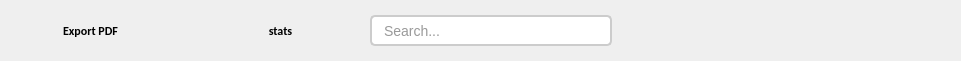
   <widget class="QWidget" name="widget_4" native="true">
    <property name="geometry">
     <rect>
      <x>370</x>
      <y>180</y>
      <width>961</width>
      <height>61</height>
     </rect>
    </property>
    <property name="styleSheet">
     <string notr="true">/* Initially transparent background */

/*QWidget { background-color: #E0E0E1;
}*/
QPushButton {
    background-color: transparent; 
    color: black;

    border-radius: 10px;
    padding: 10px 20px;
    font-weight: bold;
    font-family: Calibri, sans-serif;
}

/* Hover effect */
QPushButton:hover {
  
    border: 3px solid #141E46;
    color: black;
}

/* Pressed effect */
QPushButton:pressed {
    background-color: #141E46;
    border: 2px solid #141E46;
    padding: 9px 19px;
    color: white;
}

/* Checked effect */
QPushButton:checked {
    background-color: #64a1c2; /* Your desired color */
    border: none; /* Remove the border if needed */
}
QLineEdit {
    background-color: #FFFFFF; /* Background color */
    border: 2px solid #CCCCCC; /* Border color */
    border-radius: 5px; /* Border radius */
    padding: 7px 10px; /* Padding */
    font-size: 14px; /* Font size */
    color: #333333; /* Text color */
}

QLineEdit:hover {
    border-color: #999999; /* Border color on hover */
}

QLineEdit:focus {
    border-color: #0078D4; /* Border color when focused */
}
#widget_4 { 
background-color: #FCFCFF; /* Adjusted background color */
    border-width: 2px;
    border-style: solid;
    border-color: #242E42; /* Same border color as other elements */
    border-radius: 5px; /* Adding border radius */
 }</string>
    </property>
    <widget class="QPushButton" name="pdfButton_5">
     <property name="geometry">
      <rect>
       <x>20</x>
       <y>10</y>
       <width>141</width>
       <height>41</height>
      </rect>
     </property>
     <property name="palette">
      <palette>
       <active>
        <colorrole role="WindowText">
         <brush brushstyle="SolidPattern">
          <color alpha="255">
           <red>0</red>
           <green>0</green>
           <blue>0</blue>
          </color>
         </brush>
        </colorrole>
        <colorrole role="Button">
         <brush brushstyle="SolidPattern">
          <color alpha="0">
           <red>0</red>
           <green>0</green>
           <blue>0</blue>
          </color>
         </brush>
        </colorrole>
        <colorrole role="Light">
         <brush brushstyle="SolidPattern">
          <color alpha="255">
           <red>255</red>
           <green>255</green>
           <blue>255</blue>
          </color>
         </brush>
        </colorrole>
        <colorrole role="Midlight">
         <brush brushstyle="SolidPattern">
          <color alpha="255">
           <red>255</red>
           <green>255</green>
           <blue>255</blue>
          </color>
         </brush>
        </colorrole>
        <colorrole role="Dark">
         <brush brushstyle="SolidPattern">
          <color alpha="255">
           <red>127</red>
           <green>127</green>
           <blue>127</blue>
          </color>
         </brush>
        </colorrole>
        <colorrole role="Mid">
         <brush brushstyle="SolidPattern">
          <color alpha="255">
           <red>170</red>
           <green>170</green>
           <blue>170</blue>
          </color>
         </brush>
        </colorrole>
        <colorrole role="Text">
         <brush brushstyle="SolidPattern">
          <color alpha="255">
           <red>0</red>
           <green>0</green>
           <blue>0</blue>
          </color>
         </brush>
        </colorrole>
        <colorrole role="BrightText">
         <brush brushstyle="SolidPattern">
          <color alpha="255">
           <red>255</red>
           <green>255</green>
           <blue>255</blue>
          </color>
         </brush>
        </colorrole>
        <colorrole role="ButtonText">
         <brush brushstyle="SolidPattern">
          <color alpha="255">
           <red>0</red>
           <green>0</green>
           <blue>0</blue>
          </color>
         </brush>
        </colorrole>
        <colorrole role="Base">
         <brush brushstyle="SolidPattern">
          <color alpha="0">
           <red>0</red>
           <green>0</green>
           <blue>0</blue>
          </color>
         </brush>
        </colorrole>
        <colorrole role="Window">
         <brush brushstyle="SolidPattern">
          <color alpha="0">
           <red>0</red>
           <green>0</green>
           <blue>0</blue>
          </color>
         </brush>
        </colorrole>
        <colorrole role="Shadow">
         <brush brushstyle="SolidPattern">
          <color alpha="255">
           <red>0</red>
           <green>0</green>
           <blue>0</blue>
          </color>
         </brush>
        </colorrole>
        <colorrole role="AlternateBase">
         <brush brushstyle="SolidPattern">
          <color alpha="255">
           <red>255</red>
           <green>255</green>
           <blue>255</blue>
          </color>
         </brush>
        </colorrole>
        <colorrole role="ToolTipBase">
         <brush brushstyle="SolidPattern">
          <color alpha="255">
           <red>255</red>
           <green>255</green>
           <blue>220</blue>
          </color>
         </brush>
        </colorrole>
        <colorrole role="ToolTipText">
         <brush brushstyle="SolidPattern">
          <color alpha="255">
           <red>0</red>
           <green>0</green>
           <blue>0</blue>
          </color>
         </brush>
        </colorrole>
        <colorrole role="PlaceholderText">
         <brush brushstyle="SolidPattern">
          <color alpha="128">
           <red>0</red>
           <green>0</green>
           <blue>0</blue>
          </color>
         </brush>
        </colorrole>
       </active>
       <inactive>
        <colorrole role="WindowText">
         <brush brushstyle="SolidPattern">
          <color alpha="255">
           <red>0</red>
           <green>0</green>
           <blue>0</blue>
          </color>
         </brush>
        </colorrole>
        <colorrole role="Button">
         <brush brushstyle="SolidPattern">
          <color alpha="0">
           <red>0</red>
           <green>0</green>
           <blue>0</blue>
          </color>
         </brush>
        </colorrole>
        <colorrole role="Light">
         <brush brushstyle="SolidPattern">
          <color alpha="255">
           <red>255</red>
           <green>255</green>
           <blue>255</blue>
          </color>
         </brush>
        </colorrole>
        <colorrole role="Midlight">
         <brush brushstyle="SolidPattern">
          <color alpha="255">
           <red>255</red>
           <green>255</green>
           <blue>255</blue>
          </color>
         </brush>
        </colorrole>
        <colorrole role="Dark">
         <brush brushstyle="SolidPattern">
          <color alpha="255">
           <red>127</red>
           <green>127</green>
           <blue>127</blue>
          </color>
         </brush>
        </colorrole>
        <colorrole role="Mid">
         <brush brushstyle="SolidPattern">
          <color alpha="255">
           <red>170</red>
           <green>170</green>
           <blue>170</blue>
          </color>
         </brush>
        </colorrole>
        <colorrole role="Text">
         <brush brushstyle="SolidPattern">
          <color alpha="255">
           <red>0</red>
           <green>0</green>
           <blue>0</blue>
          </color>
         </brush>
        </colorrole>
        <colorrole role="BrightText">
         <brush brushstyle="SolidPattern">
          <color alpha="255">
           <red>255</red>
           <green>255</green>
           <blue>255</blue>
          </color>
         </brush>
        </colorrole>
        <colorrole role="ButtonText">
         <brush brushstyle="SolidPattern">
          <color alpha="255">
           <red>0</red>
           <green>0</green>
           <blue>0</blue>
          </color>
         </brush>
        </colorrole>
        <colorrole role="Base">
         <brush brushstyle="SolidPattern">
          <color alpha="0">
           <red>0</red>
           <green>0</green>
           <blue>0</blue>
          </color>
         </brush>
        </colorrole>
        <colorrole role="Window">
         <brush brushstyle="SolidPattern">
          <color alpha="0">
           <red>0</red>
           <green>0</green>
           <blue>0</blue>
          </color>
         </brush>
        </colorrole>
        <colorrole role="Shadow">
         <brush brushstyle="SolidPattern">
          <color alpha="255">
           <red>0</red>
           <green>0</green>
           <blue>0</blue>
          </color>
         </brush>
        </colorrole>
        <colorrole role="AlternateBase">
         <brush brushstyle="SolidPattern">
          <color alpha="255">
           <red>255</red>
           <green>255</green>
           <blue>255</blue>
          </color>
         </brush>
        </colorrole>
        <colorrole role="ToolTipBase">
         <brush brushstyle="SolidPattern">
          <color alpha="255">
           <red>255</red>
           <green>255</green>
           <blue>220</blue>
          </color>
         </brush>
        </colorrole>
        <colorrole role="ToolTipText">
         <brush brushstyle="SolidPattern">
          <color alpha="255">
           <red>0</red>
           <green>0</green>
           <blue>0</blue>
          </color>
         </brush>
        </colorrole>
        <colorrole role="PlaceholderText">
         <brush brushstyle="SolidPattern">
          <color alpha="128">
           <red>0</red>
           <green>0</green>
           <blue>0</blue>
          </color>
         </brush>
        </colorrole>
       </inactive>
       <disabled>
        <colorrole role="WindowText">
         <brush brushstyle="SolidPattern">
          <color alpha="255">
           <red>0</red>
           <green>0</green>
           <blue>0</blue>
          </color>
         </brush>
        </colorrole>
        <colorrole role="Button">
         <brush brushstyle="SolidPattern">
          <color alpha="0">
           <red>0</red>
           <green>0</green>
           <blue>0</blue>
          </color>
         </brush>
        </colorrole>
        <colorrole role="Light">
         <brush brushstyle="SolidPattern">
          <color alpha="255">
           <red>255</red>
           <green>255</green>
           <blue>255</blue>
          </color>
         </brush>
        </colorrole>
        <colorrole role="Midlight">
         <brush brushstyle="SolidPattern">
          <color alpha="255">
           <red>255</red>
           <green>255</green>
           <blue>255</blue>
          </color>
         </brush>
        </colorrole>
        <colorrole role="Dark">
         <brush brushstyle="SolidPattern">
          <color alpha="255">
           <red>127</red>
           <green>127</green>
           <blue>127</blue>
          </color>
         </brush>
        </colorrole>
        <colorrole role="Mid">
         <brush brushstyle="SolidPattern">
          <color alpha="255">
           <red>170</red>
           <green>170</green>
           <blue>170</blue>
          </color>
         </brush>
        </colorrole>
        <colorrole role="Text">
         <brush brushstyle="SolidPattern">
          <color alpha="255">
           <red>0</red>
           <green>0</green>
           <blue>0</blue>
          </color>
         </brush>
        </colorrole>
        <colorrole role="BrightText">
         <brush brushstyle="SolidPattern">
          <color alpha="255">
           <red>255</red>
           <green>255</green>
           <blue>255</blue>
          </color>
         </brush>
        </colorrole>
        <colorrole role="ButtonText">
         <brush brushstyle="SolidPattern">
          <color alpha="255">
           <red>0</red>
           <green>0</green>
           <blue>0</blue>
          </color>
         </brush>
        </colorrole>
        <colorrole role="Base">
         <brush brushstyle="SolidPattern">
          <color alpha="0">
           <red>0</red>
           <green>0</green>
           <blue>0</blue>
          </color>
         </brush>
        </colorrole>
        <colorrole role="Window">
         <brush brushstyle="SolidPattern">
          <color alpha="0">
           <red>0</red>
           <green>0</green>
           <blue>0</blue>
          </color>
         </brush>
        </colorrole>
        <colorrole role="Shadow">
         <brush brushstyle="SolidPattern">
          <color alpha="255">
           <red>0</red>
           <green>0</green>
           <blue>0</blue>
          </color>
         </brush>
        </colorrole>
        <colorrole role="AlternateBase">
         <brush brushstyle="SolidPattern">
          <color alpha="255">
           <red>255</red>
           <green>255</green>
           <blue>255</blue>
          </color>
         </brush>
        </colorrole>
        <colorrole role="ToolTipBase">
         <brush brushstyle="SolidPattern">
          <color alpha="255">
           <red>255</red>
           <green>255</green>
           <blue>220</blue>
          </color>
         </brush>
        </colorrole>
        <colorrole role="ToolTipText">
         <brush brushstyle="SolidPattern">
          <color alpha="255">
           <red>0</red>
           <green>0</green>
           <blue>0</blue>
          </color>
         </brush>
        </colorrole>
        <colorrole role="PlaceholderText">
         <brush brushstyle="SolidPattern">
          <color alpha="128">
           <red>0</red>
           <green>0</green>
           <blue>0</blue>
          </color>
         </brush>
        </colorrole>
       </disabled>
      </palette>
     </property>
     <property name="styleSheet">
      <string notr="true">QPushButton {
    background-color: transparent; 
    color: black;

    border-radius: 10px;
    padding: 10px 20px;
    font-weight: bold;
    font-family: Calibri, sans-serif;
}

/* Hover effect */
QPushButton:hover {
  
    border: 3px solid #141E46;
    color: black;
}

/* Pressed effect */
QPushButton:pressed {
    background-color: #141E46;
    border: 2px solid #141E46;
    padding: 9px 19px;
    color: white;
}

/* Checked effect */
QPushButton:checked {
    background-color: #64a1c2; /* Your desired color */
    border: none; /* Remove the border if needed */
}</string>
     </property>
     <property name="text">
      <string>Export PDF</string>
     </property>
     <property name="icon">
      <iconset>
       <normaloff>icon/format-de-fichier-pdf.png</normaloff>icon/format-de-fichier-pdf.png</iconset>
     </property>
     <property name="iconSize">
      <size>
       <width>30</width>
       <height>30</height>
      </size>
     </property>
    </widget>
    <widget class="QPushButton" name="pdfButton_4">
     <property name="geometry">
      <rect>
       <x>210</x>
       <y>10</y>
       <width>141</width>
       <height>41</height>
      </rect>
     </property>
     <property name="styleSheet">
      <string notr="true">QPushButton {
    background-color: transparent; 
    color: black;

    border-radius: 10px;
    padding: 10px 20px;
    font-weight: bold;
    font-family: Calibri, sans-serif;
}

/* Hover effect */
QPushButton:hover {
  
    border: 3px solid #141E46;
    color: black;
}

/* Pressed effect */
QPushButton:pressed {
    background-color: #141E46;
    border: 2px solid #141E46;
    padding: 9px 19px;
    color: white;
}

/* Checked effect */
QPushButton:checked {
    background-color: #64a1c2; /* Your desired color */
    border: none; /* Remove the border if needed */
}</string>
     </property>
     <property name="text">
      <string>stats</string>
     </property>
     <property name="icon">
      <iconset>
       <normaloff>icon/tableau-de-bord.png</normaloff>icon/tableau-de-bord.png</iconset>
     </property>
     <property name="iconSize">
      <size>
       <width>30</width>
       <height>30</height>
      </size>
     </property>
    </widget>
    <widget class="QLineEdit" name="search_input">
     <property name="geometry">
      <rect>
       <x>370</x>
       <y>15</y>
       <width>242</width>
       <height>31</height>
      </rect>
     </property>
     <property name="styleSheet">
      <string notr="true">QLineEdit {
    background-color: #FFFFFF; /* Background color */
    border: 2px solid #CCCCCC; /* Border color */
    border-radius: 5px; /* Border radius */
    padding: 7px 10px; /* Padding */
    font-size: 14px; /* Font size */
    color: #333333; /* Text color */
}

QLineEdit:hover {
    border-color: #999999; /* Border color on hover */
}

QLineEdit:focus {
    border-color: #0078D4; /* Border color when focused */
}
</string>
     </property>
     <property name="placeholderText">
      <string>Search...</string>
     </property>
    </widget>
    <widget class="QLabel" name="label_15">
     <property name="geometry">
      <rect>
       <x>580</x>
       <y>20</y>
       <width>20</width>
       <height>20</height>
      </rect>
     </property>
     <property name="autoFillBackground">
      <bool>false</bool>
     </property>
     <property name="styleSheet">
      <string notr="true">background-color:transparent;</string>
     </property>
     <property name="text">
      <string/>
     </property>
     <property name="pixmap">
      <pixmap>../../../Downloads/recherche.png</pixmap>
     </property>
     <property name="scaledContents">
      <bool>true</bool>
     </property>
     <property name="alignment">
      <set>Qt::AlignCenter</set>
     </property>
    </widget>
   </widget>
